Frame 1 (no input): blank canvas, image omitted
Frame 60 (no input): blank canvas, image omitted
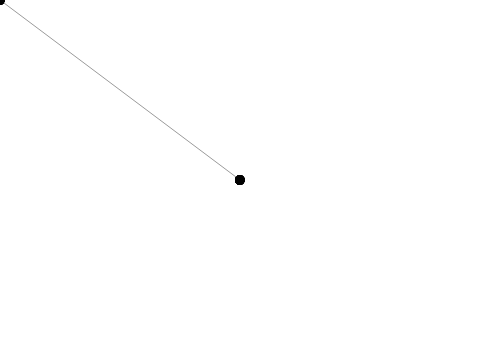
Frame 120 (the mouse pressed at the canvas centre since frame 60)

The p5.js sketch whose frames 1 and 60 were blank and that drew this single picture after the mouse press (run headless with seeded random() and noise() and a simulated clock; from frame 60 on, the mouse is pressed at the canvas centre):

// p5.js sketch
// ── sketch.js
function setup(){
  createCanvas(480, 360);
  fill(0, 102);
  stroke(0, 102);
}

function draw(){
  ellipse(mouseX, mouseY, 9, 9);
  line(mouseX, mouseY, pmouseX, pmouseY);
}
